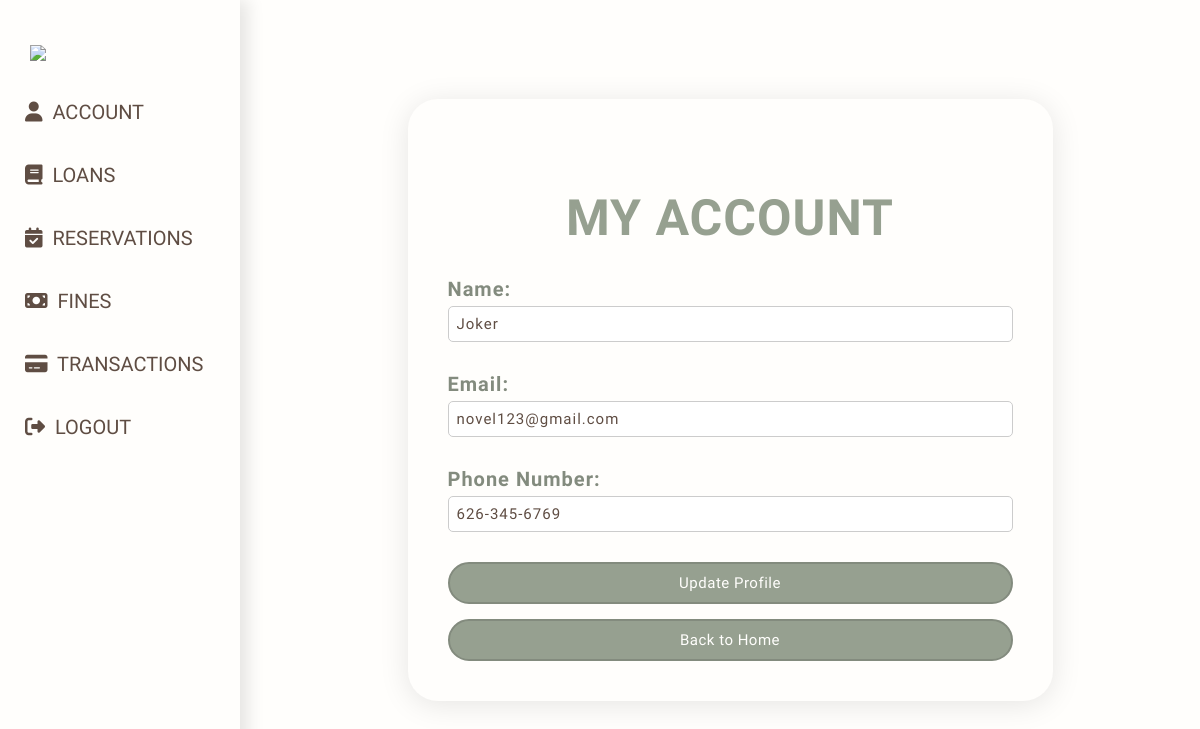
Screenshot of /profile (signed in) with the database file from the repository.
### models/users.py (models this page shows, shortened)
class User(UserMixin, db.Model):
    __tablename__ = "users"
    id              = db.Column(db.Integer, primary_key=True)
    user_id         = db.Column(db.String(36), unique=True, nullable=False)
    name            = db.Column(db.String(80), nullable=False)
    email           = db.Column(db.String(150), unique=True, nullable=False)
    password        = db.Column(db.String(260), nullable=False)
    phone           = db.Column(db.String(20), nullable=True)
    added_on        = db.Column(db.DateTime, default=utcnow)
    role            = db.Column(db.Enum(UserRole), nullable=False)
    status          = db.Column(db.Enum(MemberStatus), nullable=True)
    member_since = db.Column(db.DateTime, nullable=  True)
    max_loanable_items = db.Column(db.Integer, nullable = True, default=4)
    max_loanable_computers = db.Column(db.Integer, nullable = True, default=1)
    permissions     = db.Column(db.JSON, nullable=True)
    __mapper_args__ = {
            'polymorphic_on':       role
        }

### app.py (the view, shortened to what this page needs)
@app.route('/profile', methods = ["POST", "GET"])
@login_required
def profile():
    return render_template('profile.html', user = current_user, notifications = current_user.notifications)

### app.py (called while the page is built)
@login_manager.user_loader
def load_user(user_id):
    return User.query.filter_by(user_id=user_id).first()

### templates/profile.html (shortened to what this page needs)
{% extends "profile-layout.html" %}
{% block content %}
<div class="section">
    <h2 class="title">My Account</h2>
</div>
<form method="POST" action="{{ url_for('profile') }}">
    <div class="profile">
        <label for="name">Name:</label>
        <input type="text" id="name" name="name" value="{{ current_user.name }}" required>
    </div>
    <div class="profile">
        <label for="email">Email:</label>
        <input type="email" id="email" name="email" value="{{ current_user.email }}" required>
    </div>
    <div class="profile">
        <label for="phone">Phone Number:</label>
        <input type="tel"
               id="phone"
               name="phone"
               value="{{ current_user.phone }}"
               pattern="\d{3}-\d{3}-\d{4}"
               inputmode="numeric"
               placeholder="123-456-7890">
    </div>
    <button type="submit" class="btn">Update Profile</button>
</form>
<a href="{{ url_for('index') }}" class="btn">Back to Home</a>
{% endblock %}

### templates/profile-layout.html (style rules this page uses)
body { background-color: var(--white); color: #5f4d43; font-family: 'Neuton', serif; }
:root { --green: #96a090; --light-green: #c5d862; --cream: #fffddd; --brown: #9a7c69; --pink: #ecb0a1; --gray: #79796f; --dark-cream: #c0bea8; --white: #fffefc; --brown-2: #5f4d43; --border-radius-s: 8px; --border-radius-m: 30px; --border-radius-circle: 50%; }
* { box-sizing: border-box; margin: 0; padding: 0; }
.title { font-size: 50px; margin-top: 50px; letter-spacing: 1px; color: var(--green); text-align: center; text-transform: uppercase; }
.profile { margin-top: 30px; margin-bottom: 30px; font-size: 20px; }
.profile label { font-weight: bold; display: block; margin-bottom: 5px; color: #838b7e; letter-spacing: 1px; }
.profile input { font-family: 'Neuton', serif; width: 100%; padding: 8px; border-radius: 5px; border: 1px solid #ccc; font-size: 15px; color: var(--brown-2); letter-spacing: 1px; }
.btn { display: block; width: 100%; padding: 10px; background-color: var(--green); color: var(--white); text-align: center; text-decoration: none; margin-top: 15px; border-radius: var(--border-radius-m); box-sizing: border-box; border: 2px solid #838b7e; overflow: hidden; font-family: 'Neuton', serif; font-size: 15px; letter-spacing: 0.5px; }

### rows the page displays
User: name "Joker", email "novel123@gmail.com", phone "626-345-6769"
